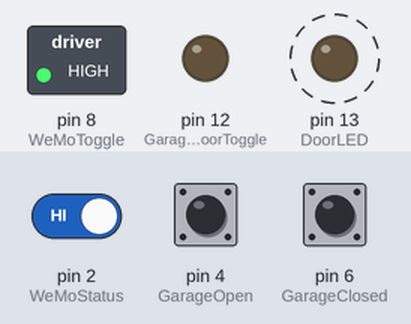
This sketch was run on a simulated Arduino Uno, built with avr-gcc and run on an emulated ATmega328P. Shown: switched loads named in the sketch (green lamp = pin HIGH), output pins drawn as LEDs (lit = HIGH). Dashed ring = blinking. The test bench sets the inputs (shaded band); at power-on: pin 6 (GarageClosed) HIGH, pin 4 (GarageOpen) HIGH, pin 2 (WeMoStatus) HIGH.

Above: at 1.25 s.
1.3 s: pin 6 (GarageClosed) pulled LOW for 0.15 s
At 1.7 s:
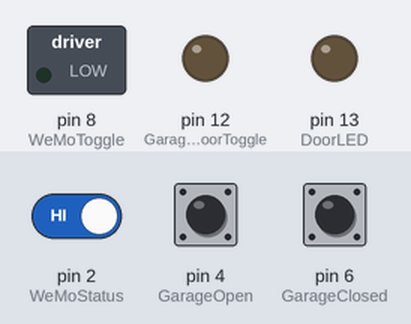
4.3 s: pin 4 (GarageOpen) pulled LOW for 3.2 s
9.0 s: pin 2 (WeMoStatus) driven LOW and pin 4 (GarageOpen) driven LOW
At 9.4 s:
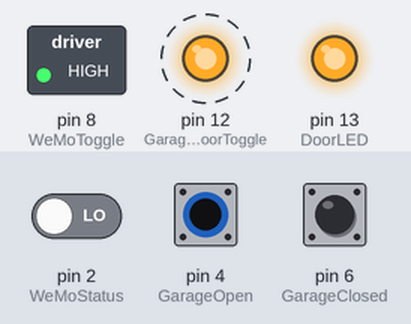
12.0 s: pin 4 (GarageOpen) driven HIGH
At 13.05 s:
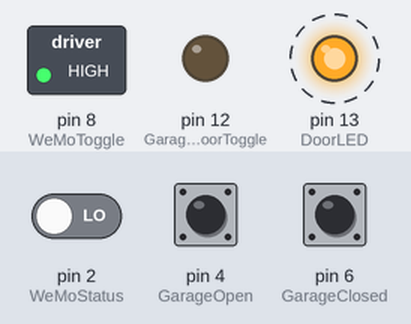
15.0 s: pin 4 (GarageOpen) driven LOW
At 16.7 s:
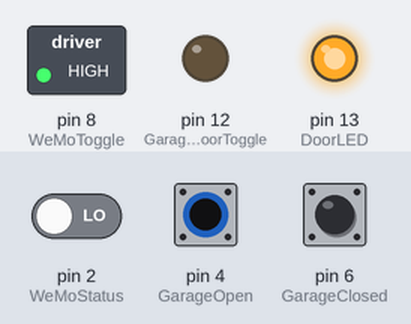
17.0 s: pin 2 (WeMoStatus) driven HIGH
At 19.9 s:
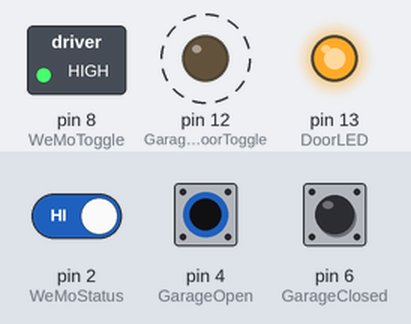
Timing chart, 0 to 21.0 s (numbered marks = the images above; inputs shaded):
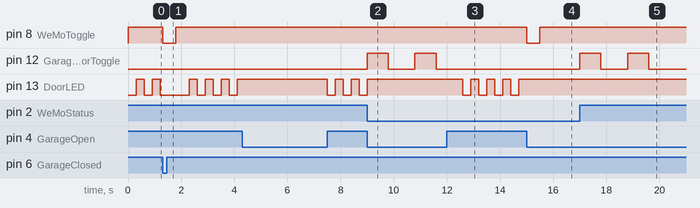

Measured:
- after the input at 1.3 s, pin 8 (WeMoToggle): HIGH → LOW at once, → HIGH 0.50 s later
- after the input at 9.0 s, pin 12 (GarageDoorToggle): alternates HIGH for 0.80 s and LOW for 1.0 s, starting at once; pin 13 (DoorLED): goes on until 9.0 s, then stays HIGH
- after the input at 12.0 s, pin 8 (WeMoToggle): stays HIGH (without the input it goes to LOW after 0.60 s); pin 13 (DoorLED): alternates HIGH for 0.30 s and LOW for 0.30 s, starting after 0.60 s
- after the input at 15.0 s, pin 8 (WeMoToggle): HIGH → LOW at once, → HIGH 0.50 s later; pin 13 (DoorLED): stops changing and stays HIGH
- after the input at 17.0 s, pin 12 (GarageDoorToggle): alternates HIGH for 0.80 s and LOW for 1.0 s, starting at once

The sketch:

Garage_Door_v4_7.ino
```cpp
//Input Status pins
int WeMoStatus = 2; //Is the WeMo ON or OFF (true=HIGH=3.3V or false=LOW=0V)
int GarageOpen = 4; //Magnetic switch #1 is closed (ON) when door is open
int GarageClosed = 6; //Magnetic switch #2 is closed (ON) when door is closed

//Output pins
int WeMoToggle = 8;  //Briefly Close and then re-Open the Relay to tell the WeMo to change states
int GarageDoorToggle = 12; //Briefly Close and then re-Open the Relay to tell the Garage Door to change states
int DoorLED=13; //If pin  is low, then RED LED is lit and door is closed, otherwise pin goes high to signify door is open which lights a green LED. Or we flash Red/Green if door is in between.

//Status Variables
int WeMoLastStatus; //Last known status of the WeMo for comparison to see if an iPhone triggered it.
int DoorMoved; //Did the Garage Door move at all (to the opposite state or even briefly and then back).

//Variables to blink an LED on an interval of 300ms
long previousMillis = 0; //used to blink LEDs without using the DELAY function
long interval = 300; // interval at which to blink (milliseconds)

//Finite State Machine variable "door_state"
int door_state;
//Define some human readable values/states for the door
#define DoorClosed  0
#define DoorOpen   1
#define DoorInBetween 9

void setup() {
  //Tell the Arduino how the various I/O pins will be used (inputs or outputs)
  pinMode (WeMoStatus, INPUT);
  pinMode (GarageOpen, INPUT_PULLUP);
  pinMode (GarageClosed, INPUT_PULLUP);
  pinMode (WeMoToggle, OUTPUT);
  pinMode (GarageDoorToggle, OUTPUT);
  pinMode (DoorLED, OUTPUT);

  //Set initial state of Garage Door Pin to LOW (so darlington transistor is OFF and not affecting the garage door motor) and WeMo to HIGH (so Adruino output pin is not affecting the WeMo)
  //FYI - you must pull WeMo to ground to trigger state change and then let it go back to HIGH afterwards.
  digitalWrite(GarageDoorToggle,LOW);
  digitalWrite(WeMoToggle,HIGH);

  //Find and set the initial door state
  door_state = CurrentDoorStatus();

  //Set the WeMoLastStatus to current status so we can later check to see if the WeMo status changes
  WeMoLastStatus=digitalRead(WeMoStatus);

  //  Serial.begin(9600); //Set Serial communication back to computer on USB to monitor states for testing
}

void loop() {

  //Finite State Machine "door_state"

  //  Serial.println(door_state);

  switch(door_state) {
  case DoorClosed:
    {
      //Did the WeMo status change? If so, move that door.
      if (WeMoStatusChanged()){
        moveDoor();
        WeMoLastStatus=digitalRead(WeMoStatus);
      }
      //Did the Door change on its own (via a car remote, etc)? If so, resync the WeMo to the door state.
      if (DoorMoved){
        CheckAndFixWeMoSync();
        WeMoLastStatus=digitalRead(WeMoStatus);
        DoorMoved=false;
      }
      door_state=CurrentDoorStatus();
    }
    break;
  case DoorOpen:
    {
      //Did the WeMo status change? If so, move that door.
      if (WeMoStatusChanged()){
        moveDoor();
        WeMoLastStatus=digitalRead(WeMoStatus);
      }
      //Did the Door change on its own (via a car remote, etc)? If so, resync the WeMo to the door state.
      if (DoorMoved){
        CheckAndFixWeMoSync();
        WeMoLastStatus=digitalRead(WeMoStatus);
        DoorMoved=false;
      }
      door_state=CurrentDoorStatus();
    }
    break;
  case DoorInBetween:
    {
      //If the door moved, set the status variable to true so that we can resync the Wemo if needed once the garage door is stationary again
      DoorMoved=true;
      door_state=CurrentDoorStatus();
    }
    break;
  }
}

//**********************************Subroutines*****************************************

int CheckAndFixWeMoSync(){
  if (CurrentDoorStatus()==1 && digitalRead(WeMoStatus)==LOW || (CurrentDoorStatus()==0 && digitalRead(WeMoStatus)==HIGH)){
    digitalWrite(WeMoToggle, LOW);
    delay(500);
    digitalWrite(WeMoToggle, HIGH);
    delay(500);
  }
}

int WeMoStatusChanged(){
  if (digitalRead(WeMoStatus)!=WeMoLastStatus)
    return 1;
  else
    return 0;
}

int CurrentDoorStatus () {
  //If the door is open, light the PIN13 LED
  if (digitalRead(GarageOpen)==LOW){
    digitalWrite(DoorLED, HIGH);
    return DoorOpen;
  }
  //If the door is closed, turn PIN13 LED OFF
  if (digitalRead(GarageClosed)==LOW){
    digitalWrite(DoorLED, LOW);
    return DoorClosed;
  }
  //If the door is not open or closed, flash PIN13 LED
  if (digitalRead(GarageClosed)==HIGH && digitalRead(GarageOpen)==HIGH)
  {
    unsigned long currentMillis = millis();
    if(currentMillis - previousMillis > interval)
    {
      previousMillis = currentMillis;
      if (digitalRead(DoorLED) == LOW)
        digitalWrite(DoorLED, HIGH);
      else
        digitalWrite(DoorLED, LOW);
    }
    return DoorInBetween;
  }
}

int moveDoor (){
  digitalWrite(GarageDoorToggle, HIGH);
  delay(800);
  digitalWrite(GarageDoorToggle, LOW);
  //Give the door a chance to move (delay) so that the code does not think there is a sync issue and step on itself.
  delay(1000);

  //Did the door move? If not, toggle the garage motor relay one more time as the Garage door opener sometimes ignores the first attempt
  if (digitalRead(GarageClosed)==LOW || digitalRead(GarageOpen)==LOW)
  {
    digitalWrite(GarageDoorToggle, HIGH);
    delay(800);
    digitalWrite(GarageDoorToggle, LOW);
    //Give the door a chance to move (delay) so that the code does not think there is a sync issue and step on itself.
    delay(1000);
  }
}
```
